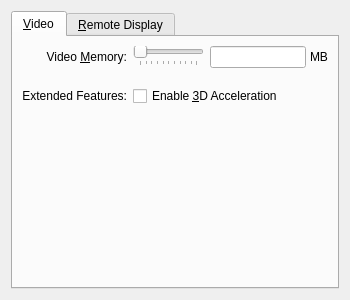
<ui version="4.0" >
 <comment>
 VBox frontends: Qt4 GUI ("VirtualBox"):

 Copyright (C) 2008-2009 Sun Microsystems, Inc.

 This file is part of VirtualBox Open Source Edition (OSE), as
 available from http://www.virtualbox.org. This file is free software;
 you can redistribute it and/or modify it under the terms of the GNU
 General Public License (GPL) as published by the Free Software
 Foundation, in version 2 as it comes in the "COPYING" file of the
 VirtualBox OSE distribution. VirtualBox OSE is distributed in the
 hope that it will be useful, but WITHOUT ANY WARRANTY of any kind.

 Please contact Sun Microsystems, Inc., 4150 Network Circle, Santa
 Clara, CA 95054 USA or visit http://www.sun.com if you need
 additional information or have any questions.
 </comment>
 <class>VBoxVMSettingsDisplay</class>
 <widget class="QWidget" name="VBoxVMSettingsDisplay" >
  <property name="geometry" >
   <rect>
    <x>0</x>
    <y>0</y>
    <width>350</width>
    <height>300</height>
   </rect>
  </property>
  <layout class="QVBoxLayout" name="mLtMain" >
   <item>
    <widget class="QTabWidget" name="mTwDisplay" >
     <widget class="QWidget" name="mTabVideo" >
      <attribute name="title" >
       <string>&amp;Video</string>
      </attribute>
      <layout class="QVBoxLayout" name="mLtVideoPage" >
       <property name="spacing" >
        <number>0</number>
       </property>
       <item>
        <widget class="QWidget" native="1" name="mWtVideo" >
         <property name="sizePolicy" >
          <sizepolicy vsizetype="Fixed" hsizetype="Preferred" >
           <horstretch>0</horstretch>
           <verstretch>0</verstretch>
          </sizepolicy>
         </property>
         <layout class="QGridLayout" name="mLtVideoItems" >
          <property name="margin" >
           <number>0</number>
          </property>
          <item row="0" column="0" >
           <widget class="QLabel" name="mLbMemory" >
            <property name="text" >
             <string>Video &amp;Memory:</string>
            </property>
            <property name="alignment" >
             <set>Qt::AlignRight|Qt::AlignTrailing|Qt::AlignVCenter</set>
            </property>
            <property name="buddy" >
             <cstring>mLeMemory</cstring>
            </property>
           </widget>
          </item>
          <item rowspan="2" row="0" column="1" >
           <layout class="QVBoxLayout" name="mLtMemorySlider" >
            <property name="spacing" >
             <number>0</number>
            </property>
            <item>
             <widget class="QSlider" name="mSlMemory" >
              <property name="whatsThis" >
               <string>Controls the amount of video memory provided to the virtual machine.</string>
              </property>
              <property name="orientation" >
               <enum>Qt::Horizontal</enum>
              </property>
              <property name="tickPosition" >
               <enum>QSlider::TicksBelow</enum>
              </property>
             </widget>
            </item>
            <item>
             <layout class="QHBoxLayout" name="mLtMemoryLegend" >
              <item>
               <widget class="QLabel" name="mLbMemoryMin" >
                <property name="sizePolicy" >
                 <sizepolicy vsizetype="Fixed" hsizetype="Fixed" >
                  <horstretch>0</horstretch>
                  <verstretch>0</verstretch>
                 </sizepolicy>
                </property>
               </widget>
              </item>
              <item>
               <spacer name="mSpHor1" >
                <property name="orientation" >
                 <enum>Qt::Horizontal</enum>
                </property>
                <property name="sizeHint" stdset="0" >
                 <size>
                  <width>0</width>
                  <height>0</height>
                 </size>
                </property>
               </spacer>
              </item>
              <item>
               <widget class="QLabel" name="mLbMemoryMax" >
                <property name="sizePolicy" >
                 <sizepolicy vsizetype="Fixed" hsizetype="Fixed" >
                  <horstretch>0</horstretch>
                  <verstretch>0</verstretch>
                 </sizepolicy>
                </property>
                <property name="alignment" >
                 <set>Qt::AlignRight|Qt::AlignTrailing|Qt::AlignVCenter</set>
                </property>
               </widget>
              </item>
             </layout>
            </item>
           </layout>
          </item>
          <item row="0" column="2" >
           <layout class="QHBoxLayout" name="mLtMemorySize" >
            <property name="spacing" >
             <number>4</number>
            </property>
            <item>
             <widget class="QILineEdit" name="mLeMemory" >
              <property name="whatsThis" >
               <string>Controls the amount of video memory provided to the virtual machine.</string>
              </property>
             </widget>
            </item>
            <item>
             <widget class="QLabel" name="mLbMemoryUnit" >
              <property name="sizePolicy" >
               <sizepolicy vsizetype="Fixed" hsizetype="Fixed" >
                <horstretch>0</horstretch>
                <verstretch>0</verstretch>
               </sizepolicy>
              </property>
              <property name="text" >
               <string>MB</string>
              </property>
             </widget>
            </item>
           </layout>
          </item>
          <item row="2" column="0" >
           <widget class="QLabel" name="mLbOptions" >
            <property name="text" >
             <string>Extended Features:</string>
            </property>
            <property name="alignment" >
             <set>Qt::AlignRight|Qt::AlignTrailing|Qt::AlignVCenter</set>
            </property>
           </widget>
          </item>
          <item row="2" column="1" colspan="2" >
           <widget class="QCheckBox" name="mCb3D" >
            <property name="sizePolicy" >
             <sizepolicy vsizetype="Fixed" hsizetype="MinimumExpanding" >
              <horstretch>0</horstretch>
              <verstretch>0</verstretch>
             </sizepolicy>
            </property>
            <property name="whatsThis" >
             <string>When checked, the virtual machine will get access to the 3D graphics capabilities available on the host.</string>
            </property>
            <property name="text" >
             <string>Enable &amp;3D Acceleration</string>
            </property>
           </widget>
          </item>
         </layout>
        </widget>
       </item>
       <item>
        <spacer name="mSpVer1" >
         <property name="orientation" >
          <enum>Qt::Vertical</enum>
         </property>
         <property name="sizeHint" stdset="0" >
          <size>
           <width>20</width>
           <height>0</height>
          </size>
         </property>
        </spacer>
       </item>
      </layout>
     </widget>
     <widget class="QWidget" name="mTabVRDP" >
      <attribute name="title" >
       <string>&amp;Remote Display</string>
      </attribute>
      <layout class="QVBoxLayout" name="mLtVRDPPage" >
       <property name="spacing" >
        <number>0</number>
       </property>
       <item>
        <widget class="QWidget" native="1" name="mWtVRDP" >
         <property name="sizePolicy" >
          <sizepolicy vsizetype="Fixed" hsizetype="Preferred" >
           <horstretch>0</horstretch>
           <verstretch>0</verstretch>
          </sizepolicy>
         </property>
         <layout class="QVBoxLayout" name="mLtVRDPItems" >
          <property name="margin" >
           <number>0</number>
          </property>
          <item>
           <widget class="QCheckBox" name="mCbVRDP" >
            <property name="whatsThis" >
             <string>When checked, the VM will act as a Remote Desktop Protocol (RDP) server, allowing remote clients to connect and operate the VM (when it is running) using a standard RDP client.</string>
            </property>
            <property name="text" >
             <string>&amp;Enable Server</string>
            </property>
            <property name="checked" >
             <bool>true</bool>
            </property>
           </widget>
          </item>
          <item>
           <widget class="QWidget" native="1" name="mWtVRDPServer" >
            <property name="sizePolicy" >
             <sizepolicy vsizetype="Fixed" hsizetype="Preferred" >
              <horstretch>0</horstretch>
              <verstretch>0</verstretch>
             </sizepolicy>
            </property>
            <layout class="QGridLayout" name="mLtVRDPServerItems" >
             <property name="margin" >
              <number>0</number>
             </property>
             <item rowspan="3" row="1" column="0" >
              <spacer name="mSpHor2" >
               <property name="orientation" >
                <enum>Qt::Horizontal</enum>
               </property>
               <property name="sizeType" >
                <enum>QSizePolicy::Fixed</enum>
               </property>
               <property name="sizeHint" stdset="0" >
                <size>
                 <width>20</width>
                 <height>20</height>
                </size>
               </property>
              </spacer>
             </item>
             <item row="1" column="1" >
              <widget class="QLabel" name="mLbVRDPPort" >
               <property name="text" >
                <string>Server &amp;Port:</string>
               </property>
               <property name="alignment" >
                <set>Qt::AlignRight|Qt::AlignTrailing|Qt::AlignVCenter</set>
               </property>
               <property name="buddy" >
                <cstring>mLeVRDPPort</cstring>
               </property>
              </widget>
             </item>
             <item row="1" column="2" >
              <widget class="QLineEdit" name="mLeVRDPPort" >
               <property name="whatsThis" >
                <string>Displays the VRDP Server port number. You may specify &lt;tt>0&lt;/tt> (zero) to reset the port to the default value.</string>
               </property>
              </widget>
             </item>
             <item row="2" column="1" >
              <widget class="QLabel" name="mLbVRDPMethod" >
               <property name="text" >
                <string>Authentication &amp;Method:</string>
               </property>
               <property name="alignment" >
                <set>Qt::AlignRight|Qt::AlignTrailing|Qt::AlignVCenter</set>
               </property>
               <property name="buddy" >
                <cstring>mCbVRDPMethod</cstring>
               </property>
              </widget>
             </item>
             <item row="2" column="2" >
              <widget class="QComboBox" name="mCbVRDPMethod" >
               <property name="sizePolicy" >
                <sizepolicy vsizetype="Fixed" hsizetype="Expanding" >
                 <horstretch>0</horstretch>
                 <verstretch>0</verstretch>
                </sizepolicy>
               </property>
               <property name="whatsThis" >
                <string>Defines the VRDP authentication method.</string>
               </property>
              </widget>
             </item>
             <item row="3" column="1" >
              <widget class="QLabel" name="mLbVRDPTimeout" >
               <property name="text" >
                <string>Authentication &amp;Timeout:</string>
               </property>
               <property name="alignment" >
                <set>Qt::AlignRight|Qt::AlignTrailing|Qt::AlignVCenter</set>
               </property>
               <property name="buddy" >
                <cstring>mLeVRDPTimeout</cstring>
               </property>
              </widget>
             </item>
             <item row="3" column="2" >
              <widget class="QLineEdit" name="mLeVRDPTimeout" >
               <property name="whatsThis" >
                <string>Specifies the timeout for guest authentication, in milliseconds.</string>
               </property>
              </widget>
             </item>
            </layout>
           </widget>
          </item>
         </layout>
        </widget>
       </item>
       <item>
        <spacer name="mSpVer2" >
         <property name="orientation" >
          <enum>Qt::Vertical</enum>
         </property>
         <property name="sizeHint" stdset="0" >
          <size>
           <width>20</width>
           <height>0</height>
          </size>
         </property>
        </spacer>
       </item>
      </layout>
     </widget>
    </widget>
   </item>
  </layout>
  <zorder>mTwDisplay</zorder>
 </widget>
 <customwidgets>
  <customwidget>
   <class>QILineEdit</class>
   <extends>QLineEdit</extends>
   <header>QILineEdit.h</header>
  </customwidget>
 </customwidgets>
 <resources/>
 <connections>
  <connection>
   <sender>mCbVRDP</sender>
   <signal>toggled(bool)</signal>
   <receiver>mWtVRDPServer</receiver>
   <slot>setEnabled(bool)</slot>
   <hints>
    <hint type="sourcelabel" >
     <x>80</x>
     <y>20</y>
    </hint>
    <hint type="destinationlabel" >
     <x>159</x>
     <y>88</y>
    </hint>
   </hints>
  </connection>
 </connections>
</ui>
